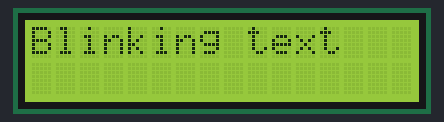
A sketch run on a simulated Arduino Uno, built with avr-gcc and run on an emulated ATmega328P. Parts: 16×2 character LCD.

Above: at 0.1 s.
At 2.1 s:
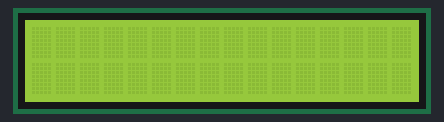

Measured:
- what the display in image 1 shows lasts 2.0 s, from 2.1 s to 4.1 s

The sketch:

LCD_16x2_BlinkingText.ino
```cpp
#include <LiquidCrystal.h>
// Creates an LCD object. Parameters: (RS, E, D4, D5, D6, D7)
LiquidCrystal lcd = LiquidCrystal(2, 3, 4, 5, 6, 7);
void setup() {
  lcd.begin(16, 2);
  lcd.print("Blinking text");
}
void loop() {
  lcd.display();
  delay(2000);
  lcd.noDisplay();
  delay(2000);
}
```
